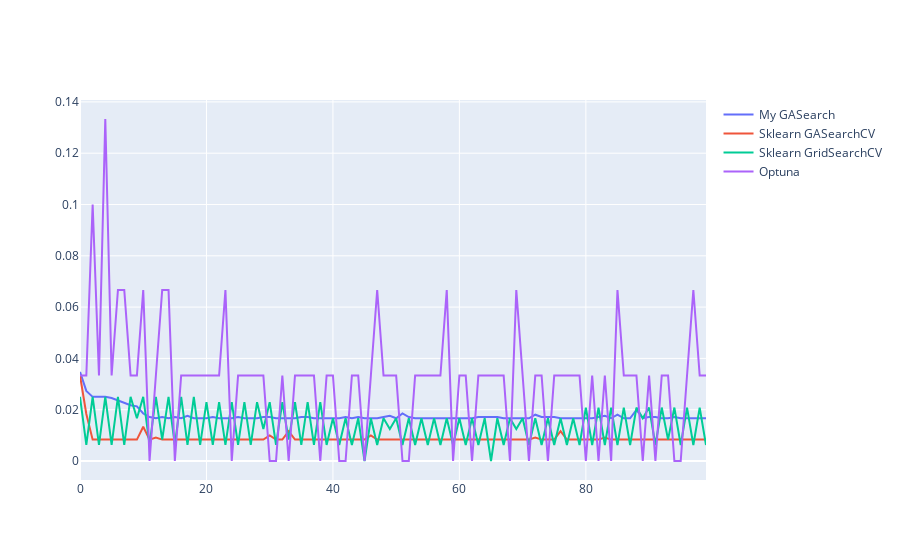

The notebook cell this image was saved under:
### Code cell
pop.compare(param_grid_search, g)
